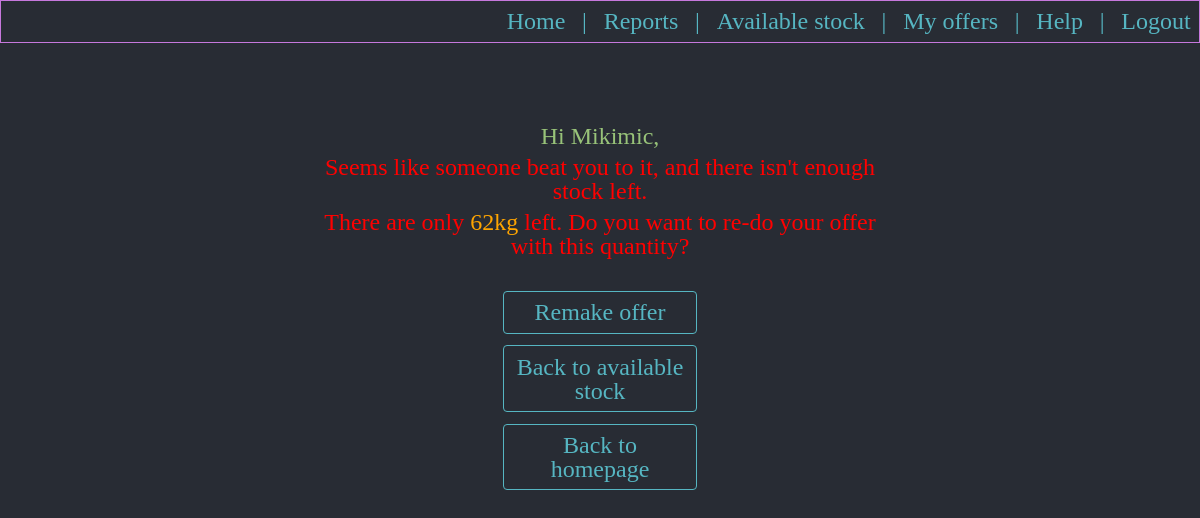
Page /notenoughstock/238 (signed in) on the earlier database version.
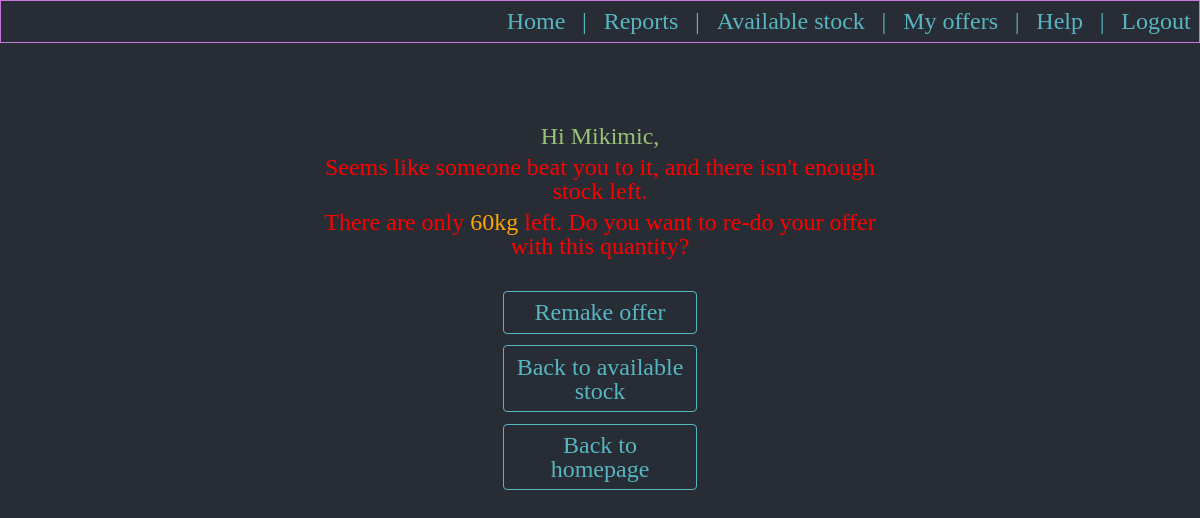
Same page on the later database version.
### aged/models.py (models this page shows, shortened)
class AvailableStock(models.Model):
    available_product = models.ForeignKey(Products, null=True, blank=True, on_delete=models.RESTRICT)
    stock_location = models.ForeignKey(LocationsForStocks, null=True, blank=True, on_delete=models.RESTRICT)
    expiration_date = models.DateField()
    batch = models.CharField(max_length = 100)
    original_quantity_in_kg = models.IntegerField()
    under_offer_quantity_in_kg = models.IntegerField(default=0)
    sold_quantity_in_kg = models.IntegerField(default=0)
    available_quantity_in_kg = models.IntegerField()
    class Meta:
        verbose_name_plural = 'Available stock'

### aged/views.py (the view)
# urls.py: path('notenoughstock/<str:stockId>', views.notenoughstock, name='notenoughstock'),
@login_required
def notenoughstock(request, stockId):
    stock_item = AvailableStock.objects.filter(id=stockId).get()
    return render(request, 'aged/notenoghstockavailable.html', {'stock_item': stock_item})

### aged/templates/aged/notenoghstockavailable.html (shortened to what this page needs)
{% extends 'aged/base.html' %}
{% block body %}
<div class="div_menu_no_border">
  <p class="p_menu">Hi {{user}}, </p>
  <p class="p_menu" style="color:red">Seems like someone beat you to it, and there isn't enough stock left.</p>
  {% if stock_item.available_quantity_in_kg != 0 %}
  <p class="p_menu" style="color:red">There are only <span id="id_available_qty" style="color:orange"> {{ stock_item.available_quantity_in_kg }}kg</span> left. Do you want to re-do your offer with this quantity?</p>
  <br>
  <a class="a_menu" href="{% url 'usersmakeoffer' itm_id=stock_item.id %}">Remake offer</a>
  {% else %}
  <p id="id_zero_stock_left" class="p_menu" style="color:red">There are 0kg left</p>
  <br>
  {% endif %}
  <a class="a_menu" href="{% url 'userseallstock' %}">Back to available stock</a>
  <a class="a_menu" href="{% url 'home' %}">Back to homepage</a>
</div>
{% endblock %}

Differences in the rows shown:
changed AvailableStock: available_quantity_in_kg "62" → "60"
